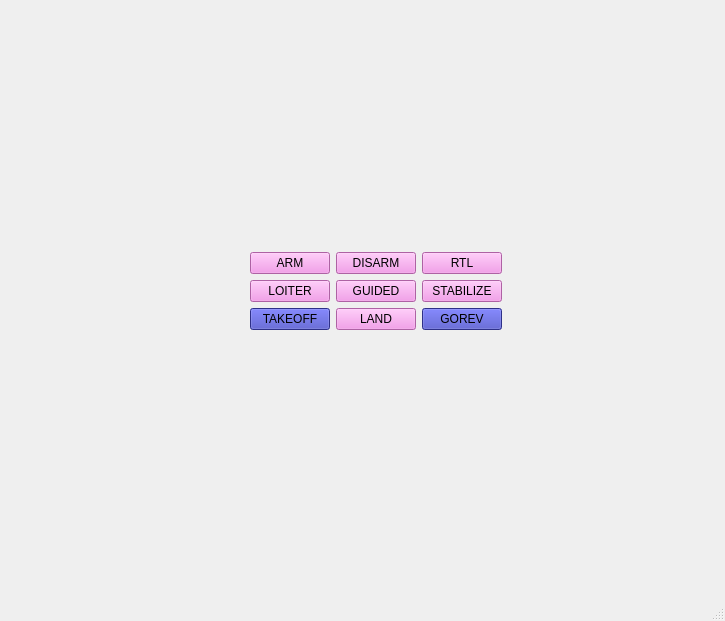
<?xml version="1.0" encoding="UTF-8"?>
<ui version="4.0">
 <class>MainWindow</class>
 <widget class="QMainWindow" name="MainWindow">
  <property name="geometry">
   <rect>
    <x>0</x>
    <y>0</y>
    <width>725</width>
    <height>621</height>
   </rect>
  </property>
  <property name="windowTitle">
   <string>MainWindow</string>
  </property>
  <widget class="QWidget" name="centralwidget">
   <widget class="QWidget" name="verticalLayoutWidget">
    <property name="geometry">
     <rect>
      <x>90</x>
      <y>30</y>
      <width>571</width>
      <height>521</height>
     </rect>
    </property>
    <layout class="QVBoxLayout" name="verticalLayout">
     <item>
      <layout class="QGridLayout" name="gridLayout">
       <item row="9" column="2">
        <widget class="QPushButton" name="sekiz_tusu">
         <property name="styleSheet">
          <string notr="true">background-color: rgb(243, 137, 229);</string>
         </property>
         <property name="text">
          <string>GUIDED</string>
         </property>
        </widget>
       </item>
       <item row="7" column="2">
        <widget class="QPushButton" name="bes_tusu">
         <property name="styleSheet">
          <string notr="true">background-color: rgb(243, 137, 229);</string>
         </property>
         <property name="text">
          <string>DISARM</string>
         </property>
        </widget>
       </item>
       <item row="7" column="1">
        <widget class="QPushButton" name="dort_tusu">
         <property name="styleSheet">
          <string notr="true">
background-color: rgb(243, 137, 229);</string>
         </property>
         <property name="text">
          <string>ARM</string>
         </property>
        </widget>
       </item>
       <item row="0" column="4">
        <layout class="QVBoxLayout" name="verticalLayout_2"/>
       </item>
       <item row="9" column="1">
        <widget class="QPushButton" name="yedi_tusu">
         <property name="styleSheet">
          <string notr="true">background-color: rgb(243, 137, 229);</string>
         </property>
         <property name="text">
          <string>LOITER</string>
         </property>
        </widget>
       </item>
       <item row="15" column="4">
        <layout class="QHBoxLayout" name="horizontalLayout"/>
       </item>
       <item row="7" column="3">
        <widget class="QPushButton" name="alti_tusu">
         <property name="styleSheet">
          <string notr="true">background-color: rgb(243, 137, 229);</string>
         </property>
         <property name="text">
          <string>RTL</string>
         </property>
        </widget>
       </item>
       <item row="12" column="2">
        <widget class="QPushButton" name="sifir_tusu">
         <property name="styleSheet">
          <string notr="true">background-color: rgb(243, 137, 229);</string>
         </property>
         <property name="text">
          <string>LAND</string>
         </property>
        </widget>
       </item>
       <item row="2" column="3">
        <layout class="QVBoxLayout" name="verticalLayout_3"/>
       </item>
       <item row="12" column="1">
        <widget class="QPushButton" name="bolme_tusu">
         <property name="styleSheet">
          <string notr="true">background-color: rgb(64, 67, 191);
</string>
         </property>
         <property name="text">
          <string>TAKEOFF</string>
         </property>
         <property name="autoRepeatInterval">
          <number>100</number>
         </property>
        </widget>
       </item>
       <item row="12" column="3">
        <widget class="QPushButton" name="carpma_tusu">
         <property name="styleSheet">
          <string notr="true">
background-color: rgb(64, 67, 191);</string>
         </property>
         <property name="text">
          <string>GOREV</string>
         </property>
        </widget>
       </item>
       <item row="0" column="1">
        <spacer name="verticalSpacer">
         <property name="orientation">
          <enum>Qt::Vertical</enum>
         </property>
         <property name="sizeHint" stdset="0">
          <size>
           <width>20</width>
           <height>40</height>
          </size>
         </property>
        </spacer>
       </item>
       <item row="15" column="3">
        <spacer name="verticalSpacer_2">
         <property name="orientation">
          <enum>Qt::Vertical</enum>
         </property>
         <property name="sizeHint" stdset="0">
          <size>
           <width>20</width>
           <height>40</height>
          </size>
         </property>
        </spacer>
       </item>
       <item row="2" column="1">
        <layout class="QHBoxLayout" name="horizontalLayout_2"/>
       </item>
       <item row="9" column="3">
        <widget class="QPushButton" name="dokuz_tusu">
         <property name="styleSheet">
          <string notr="true">background-color: rgb(243, 137, 229);</string>
         </property>
         <property name="text">
          <string>STABILIZE</string>
         </property>
        </widget>
       </item>
       <item row="9" column="0">
        <spacer name="horizontalSpacer">
         <property name="orientation">
          <enum>Qt::Horizontal</enum>
         </property>
         <property name="sizeHint" stdset="0">
          <size>
           <width>40</width>
           <height>20</height>
          </size>
         </property>
        </spacer>
       </item>
       <item row="9" column="4">
        <spacer name="horizontalSpacer_2">
         <property name="orientation">
          <enum>Qt::Horizontal</enum>
         </property>
         <property name="sizeHint" stdset="0">
          <size>
           <width>40</width>
           <height>20</height>
          </size>
         </property>
        </spacer>
       </item>
      </layout>
     </item>
    </layout>
   </widget>
  </widget>
  <widget class="QMenuBar" name="menubar">
   <property name="geometry">
    <rect>
     <x>0</x>
     <y>0</y>
     <width>725</width>
     <height>24</height>
    </rect>
   </property>
  </widget>
  <widget class="QStatusBar" name="statusbar"/>
 </widget>
 <resources/>
 <connections/>
</ui>
